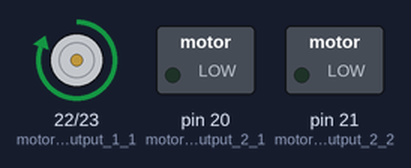
Simulated run of this sketch. Board: Arduino Mega 2560, built with avr-gcc and run on an emulated ATmega2560. Parts: motor-driver pin pairs drawn as motors (green arrow = first pin HIGH = forward, orange = second pin HIGH = backward, longer = more drive), switched loads named in the sketch (green lamp = pin HIGH). What the sketch prints to the serial monitor is not drawn.

Above: at 7.0 s.
At 9.0 s:
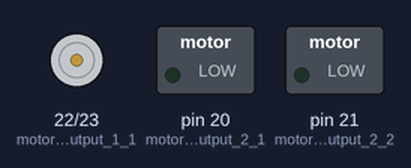
Timing chart, 0 to 11.2 s (numbered marks = the images above):
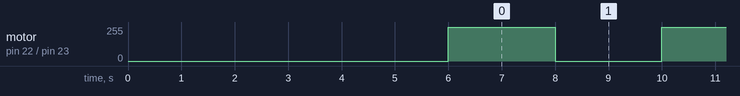

The sketch:

motor_test.ino
```cpp
//int motor_1_enc_a = 13;
//int motor_1_enc_b = 14;
//
//int motor_2_enc_a = 13;
//int motor_2_enc_b = 14;

int led_pin = 1;

int motor_driver_output_1_1 = 22;
int motor_driver_output_1_2 = 23;

int motor_driver_output_2_1 = 20;
int motor_driver_output_2_2 = 21;

//int encoder_count_left = 0;
//int encoder_count_right = 0;
//
//void left_encoder_update(){
//  encoder_count_left += 1;
//}
//
//
//void right_necoder_update(){
//  encoder_count_right += 1;
//}

int p_value;
void setup() {
  // put your setup code here, to run once:
  Serial.begin(9600);

 // encoder_count_left_1 = 0;
  pinMode(motor_driver_output_1_1,OUTPUT);

  pinMode(motor_driver_output_1_2,OUTPUT);

  pinMode(motor_driver_output_2_1,OUTPUT);

  pinMode(motor_driver_output_2_2,OUTPUT);

  //attachInterrupt(digitalPinToInterrupt(motor_1_enc_a),left_encoder_update,CHANGE);
  //attachInterrupt(digitalPinToInterrupt(motor_1_enc_b),left_encoder_update,CHANGE);
  for (int i = 0; i < 3; i++){
    digitalWrite(led_pin,HIGH);
    delay(1000);
    digitalWrite(led_pin,LOW);
    delay(1000);
  }
  Serial.println("STARTING MOTOR TEST");
}

void forward(){
  digitalWrite(motor_driver_output_1_1,HIGH);
  digitalWrite(motor_driver_output_1_2,LOW);

}


void reverse(){
  digitalWrite(motor_driver_output_1_1,HIGH);
  digitalWrite(motor_driver_output_1_2,LOW);

}
void halt(){
  digitalWrite(motor_driver_output_1_1,LOW);
  digitalWrite(motor_driver_output_1_2,LOW);
}
void loop() {
  Serial.println("APPLES");
  // put your main code here, to run repeatedly:
  forward();
  delay(2000);
  halt();
  delay(2000);
}
```

Measured:
- by itself, motor on pin 22 (motor_driver_output_1_1) / pin 23 (motor_driver_output_1_2): alternates forward 255/255 for 2.0 s and stopped for 2.0 s
